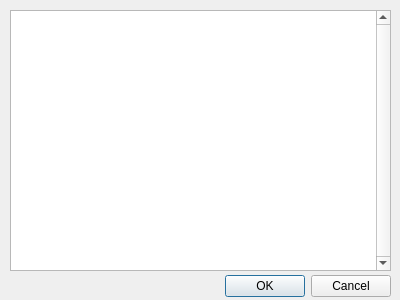
<?xml version="1.0" encoding="UTF-8"?>
<ui version="4.0">
 <class>AddTargetSelectDialog</class>
 <widget class="QDialog" name="AddTargetSelectDialog">
  <property name="geometry">
   <rect>
    <x>0</x>
    <y>0</y>
    <width>400</width>
    <height>300</height>
   </rect>
  </property>
  <property name="windowTitle">
   <string>選択</string>
  </property>
  <widget class="QDialogButtonBox" name="buttonBox">
   <property name="geometry">
    <rect>
     <x>50</x>
     <y>270</y>
     <width>341</width>
     <height>32</height>
    </rect>
   </property>
   <property name="orientation">
    <enum>Qt::Horizontal</enum>
   </property>
   <property name="standardButtons">
    <set>QDialogButtonBox::Cancel|QDialogButtonBox::Ok</set>
   </property>
  </widget>
  <widget class="QListView" name="listView">
   <property name="geometry">
    <rect>
     <x>10</x>
     <y>10</y>
     <width>381</width>
     <height>261</height>
    </rect>
   </property>
   <property name="verticalScrollBarPolicy">
    <enum>Qt::ScrollBarAlwaysOn</enum>
   </property>
   <property name="editTriggers">
    <set>QAbstractItemView::NoEditTriggers</set>
   </property>
   <property name="selectionMode">
    <enum>QAbstractItemView::MultiSelection</enum>
   </property>
   <property name="selectionBehavior">
    <enum>QAbstractItemView::SelectRows</enum>
   </property>
  </widget>
 </widget>
 <resources/>
 <connections>
  <connection>
   <sender>buttonBox</sender>
   <signal>accepted()</signal>
   <receiver>AddTargetSelectDialog</receiver>
   <slot>accept()</slot>
   <hints>
    <hint type="sourcelabel">
     <x>248</x>
     <y>254</y>
    </hint>
    <hint type="destinationlabel">
     <x>157</x>
     <y>274</y>
    </hint>
   </hints>
  </connection>
  <connection>
   <sender>buttonBox</sender>
   <signal>rejected()</signal>
   <receiver>AddTargetSelectDialog</receiver>
   <slot>reject()</slot>
   <hints>
    <hint type="sourcelabel">
     <x>316</x>
     <y>260</y>
    </hint>
    <hint type="destinationlabel">
     <x>286</x>
     <y>274</y>
    </hint>
   </hints>
  </connection>
 </connections>
</ui>
